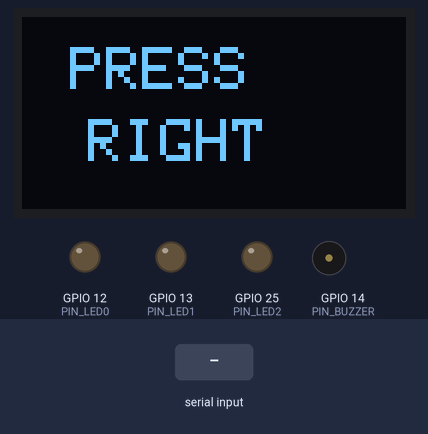
The program below on a simulated ESP32. Parts: 128×64 one-colour display, output pins drawn as LEDs (lit = HIGH), buzzer (waves = sounding, pin HIGH). The test bench sets the inputs (shaded band). What the program prints to the serial monitor is not drawn.

Above: at 1.2 s.
1.3 s: "1" received over the second serial link
2.8 s: "0" received over the second serial link
At 4.2 s:
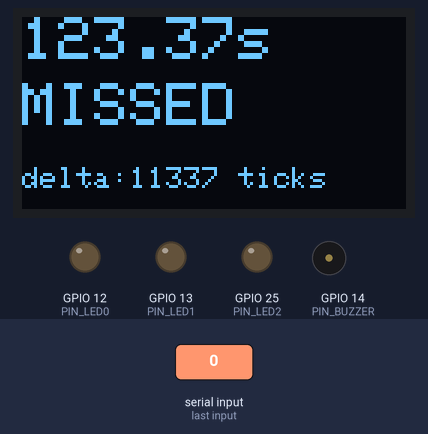
Timing chart, 0 to 5.8 s (numbered marks = the images above; inputs shaded):
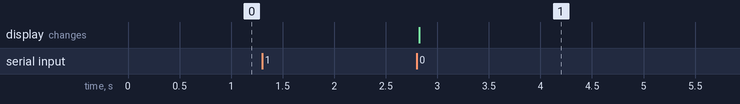

The program:

main.cpp
```cpp
// =============================================================
// CrashTech VLSI-2026 — Challenge 4: Press Right (ESP32 side)
//
// Receives a 16-bit raw-tick count from the FPGA via UART and
// evaluates how close the user stopped at 10.00 s (1000 ticks
// of 10 ms each).
//
// Pin assignments (strictly within 12-14, 25-27, 32-35):
//   GPIO 33  — UART RX from FPGA ARDUINO_IO[1] (9600 8N1)
//   GPIO 26  — I2C SDA (SSD1306 OLED)
//   GPIO 27  — I2C SCL (SSD1306 OLED)
//   GPIO 14  — Buzzer (PWM via tone())
//   GPIO 12  — Feedback LED 0  (lit for delta < 1000)
//   GPIO 13  — Feedback LED 1  (lit for delta <  500)
//   GPIO 25  — Feedback LED 2  (lit for delta <  100)
//
// UART framing (sent by FPGA):
//   Byte 0 — count_bin[7:0]  (low byte, LSB first)
//   Byte 1 — count_bin[15:8] (high byte)
//   Reconstructed: count = (byte1 << 8) | byte0
//
// Win condition: abs(count - 1000) <= 10  (±100 ms)
// =============================================================

#include <Arduino.h>
#include <Wire.h>
#include <Adafruit_GFX.h>
#include <Adafruit_SSD1306.h>

// ---- Pin definitions ----------------------------------------
static constexpr int PIN_UART_RX = 33;
static constexpr int PIN_SDA     = 26;
static constexpr int PIN_SCL     = 27;
static constexpr int PIN_BUZZER  = 14;
static constexpr int PIN_LED0    = 12;   // proximity LED — closest
static constexpr int PIN_LED1    = 13;
static constexpr int PIN_LED2    = 25;   // proximity LED — widest band

// ---- Game parameters ----------------------------------------
static constexpr uint16_t TARGET_COUNT = 1000;  // 10.00 s
static constexpr uint16_t WIN_MARGIN   = 10;    // ±10 ticks = ±100 ms

// ---- OLED ---------------------------------------------------
static constexpr int SCREEN_W    = 128;
static constexpr int SCREEN_H    = 64;
static constexpr int OLED_ADDR   = 0x3C;

static Adafruit_SSD1306 oled(SCREEN_W, SCREEN_H, &Wire, -1);
static bool             oledOk = false;

// ---- UART receive state machine -----------------------------
enum class RxState : uint8_t { WAIT_LO, WAIT_HI };
static RxState  rxState = RxState::WAIT_LO;
static uint8_t  rxLo    = 0;

// ---- Non-blocking melody player -----------------------------
struct ToneNote {
    uint16_t freq_hz;
    uint16_t duration_ms;
};

static const ToneNote WIN_MELODY[] = {
    { 523,  150 },   // C5
    { 659,  150 },   // E5
    { 784,  150 },   // G5
    { 1047, 350 },   // C6
    { 0,    0   }    // sentinel — end of melody
};

static uint8_t  melodyIdx    = 0;
static uint32_t melodyStart  = 0;
static bool     melodyActive = false;

// ---- Forward declarations -----------------------------------
static void onPacketReceived(uint16_t count);
static void updateOled(uint16_t count, bool winner, uint16_t delta);
static void setLeds(uint16_t delta);
static void startWinMelody();
static void updateMelody();

// =============================================================
void setup() {
    Serial.begin(115200);
    Serial.println("[press_right] booting...");

    // UART2 from FPGA — RX only, no TX pin assigned
    Serial2.begin(9600, SERIAL_8N1, PIN_UART_RX, -1);

    // I2C for OLED (non-default pins)
    Wire.begin(PIN_SDA, PIN_SCL);

    // Buzzer
    pinMode(PIN_BUZZER, OUTPUT);
    digitalWrite(PIN_BUZZER, LOW);

    // Feedback LEDs
    pinMode(PIN_LED0, OUTPUT);  digitalWrite(PIN_LED0, LOW);
    pinMode(PIN_LED1, OUTPUT);  digitalWrite(PIN_LED1, LOW);
    pinMode(PIN_LED2, OUTPUT);  digitalWrite(PIN_LED2, LOW);

    // OLED init
    oledOk = oled.begin(SSD1306_SWITCHCAPVCC, OLED_ADDR);
    if (!oledOk) {
        Serial.println("[!] OLED init failed — check SDA=26, SCL=27");
    } else {
        oled.clearDisplay();
        oled.setTextColor(SSD1306_WHITE);
        oled.setTextSize(2);
        oled.setCursor(16, 10);
        oled.print("PRESS");
        oled.setCursor(22, 34);
        oled.print("RIGHT");
        oled.display();
    }

    Serial.println("[press_right] ready — waiting for FPGA packet");
}

// =============================================================
void loop() {
    // -- Non-blocking UART receive state machine ---------------
    while (Serial2.available() > 0) {
        const uint8_t b = static_cast<uint8_t>(Serial2.read());
        Serial.printf("[UART] raw byte=0x%02X  state=%s\n",
                      b, (rxState == RxState::WAIT_LO) ? "WAIT_LO" : "WAIT_HI");

        switch (rxState) {
            case RxState::WAIT_LO:
                rxLo    = b;
                rxState = RxState::WAIT_HI;
                break;

            case RxState::WAIT_HI: {
                const uint16_t count =
                    (static_cast<uint16_t>(b) << 8) | rxLo;
                rxState = RxState::WAIT_LO;   // ready for next packet
                onPacketReceived(count);
                break;
            }
        }
    }

    // -- Advance non-blocking melody ---------------------------
    updateMelody();
}

// =============================================================
// onPacketReceived — called once per complete 16-bit UART packet
// =============================================================
static void onPacketReceived(const uint16_t count) {
    const uint16_t delta =
        (count >= TARGET_COUNT) ? (count - TARGET_COUNT)
                                 : (TARGET_COUNT - count);
    const bool winner = (delta <= WIN_MARGIN);

    Serial.printf("[RX] count=%u  delta=%u  %s\n",
                  count, delta, winner ? "WINNER" : "MISSED");

    updateOled(count, winner, delta);
    setLeds(delta);

    if (winner) {
        startWinMelody();
    }
}

// =============================================================
// updateOled — renders time, verdict and delta on 128×64 display
// =============================================================
static void updateOled(const uint16_t count,
                       const bool     winner,
                       const uint16_t delta) {
    if (!oledOk) return;

    // Decode centiseconds → seconds + sub-seconds
    const uint16_t sec_int  = count / 100u;
    const uint16_t sec_frac = count % 100u;

    char timeBuf[12];
    snprintf(timeBuf, sizeof(timeBuf), "%u.%02us", sec_int, sec_frac);

    char deltaBuf[24];
    snprintf(deltaBuf, sizeof(deltaBuf), "delta:%u ticks", delta);

    oled.clearDisplay();

    // Row 0 (y=0): time in size-2 font  — e.g. "10.05s"
    oled.setTextSize(2);
    oled.setCursor(0, 0);
    oled.print(timeBuf);

    // Row 1 (y=22): verdict in size-2 font — "WINNER" / "MISSED"
    oled.setTextSize(2);
    oled.setCursor(0, 22);
    oled.print(winner ? "WINNER" : "MISSED");

    // Row 2 (y=50): delta in size-1 font
    oled.setTextSize(1);
    oled.setCursor(0, 50);
    oled.print(deltaBuf);

    oled.display();
}

// =============================================================
// setLeds — maps proximity delta to 0-3 LEDs
//   delta < 100  → 3 LEDs (within ±1 second, very close)
//   delta < 500  → 2 LEDs
//   delta < 1000 → 1 LED
//   delta ≥ 1000 → 0 LEDs
// =============================================================
static void setLeds(const uint16_t delta) {
    const int n = (delta < 100u)  ? 3 :
                  (delta < 500u)  ? 2 :
                  (delta < 1000u) ? 1 : 0;

    digitalWrite(PIN_LED0, n >= 1 ? HIGH : LOW);
    digitalWrite(PIN_LED1, n >= 2 ? HIGH : LOW);
    digitalWrite(PIN_LED2, n >= 3 ? HIGH : LOW);
}

// =============================================================
// Non-blocking melody player — call updateMelody() every loop()
// =============================================================
static void startWinMelody() {
    melodyIdx   = 0;
    melodyStart = millis();
    melodyActive = true;
    tone(PIN_BUZZER, WIN_MELODY[0].freq_hz);
}

static void updateMelody() {
    if (!melodyActive) return;

    const uint32_t now = millis();
    if (now - melodyStart < WIN_MELODY[melodyIdx].duration_ms) return;

    // Current note finished
    noTone(PIN_BUZZER);
    melodyIdx++;

    if (WIN_MELODY[melodyIdx].freq_hz == 0) {
        // Sentinel reached — melody complete
        melodyActive = false;
        melodyIdx    = 0;
        return;
    }

    // Start next note
    melodyStart = now;
    tone(PIN_BUZZER, WIN_MELODY[melodyIdx].freq_hz);
}
```

Measured:
- after the input at 1.3 s, every drawn part: stays the same
- after the input at 2.8 s, the display: changes at once (image 1)
